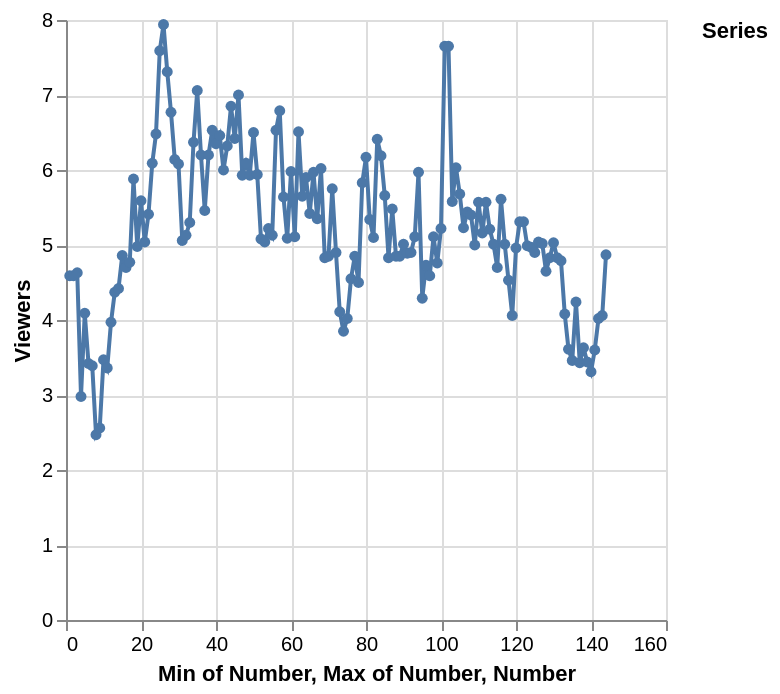

Here is the notebook cell this chart was saved with:
### Code cell
base = alt.Chart(df)

bands = base.mark_rect(opacity=0.1).encode(
    x="min(Number):Q",
    x2="max(Number):Q",
    color="Series:N"
).transform_aggregate(
    min_Number="min(Number)",
    max_Number="max(Number)",
    groupby=["Series"]
)

line = base.mark_line(point=True).encode(
    x="Number:Q",
    y="Viewers:Q",
    tooltip=["Title", "Episode", "Series", "Viewers"]
)

bands + line

### Figure 1 — Vega-Lite specification as saved in the notebook (floating-point values rounded to 4 significant figures; data arrays with more than 128 entries replaced by an {"elided": "..."} marker saying what was removed)
{"config": {"view": {"continuousWidth": 300, "continuousHeight": 300}}, "layer": [{"mark": {"type": "rect", "opacity": 0.1}, "encoding": {"color": {"field": "Series", "type": "nominal"}, "x": {"aggregate": "min", "field": "Number", "type": "quantitative"}, "x2": {"aggregate": "max", "field": "Number"}}, "transform": [{"aggregate": [{"op": "min", "field": "Number", "as": "min_Number"}, {"op": "max", "field": "Number", "as": "max_Number"}], "groupby": ["Series"]}]}, {"mark": {"type": "line", "point": true}, "encoding": {"tooltip": [{"field": "Title", "type": "nominal"}, {"field": "Episode", "type": "quantitative"}, {"field": "Series", "type": "quantitative"}, {"field": "Viewers", "type": "quantitative"}], "x": {"field": "Number", "type": "quantitative"}, "y": {"field": "Viewers", "type": "quantitative"}}}], "data": {"name": "data-89da846d56d4bb9c6936b06bb1df51dc"}, "$schema": "https://vega.github.io/schema/vega-lite/v5.20.1.json", "datasets": {"data-89da846d56d4bb9c6936b06bb1df51dc": {"elided": "144 records"}}}
